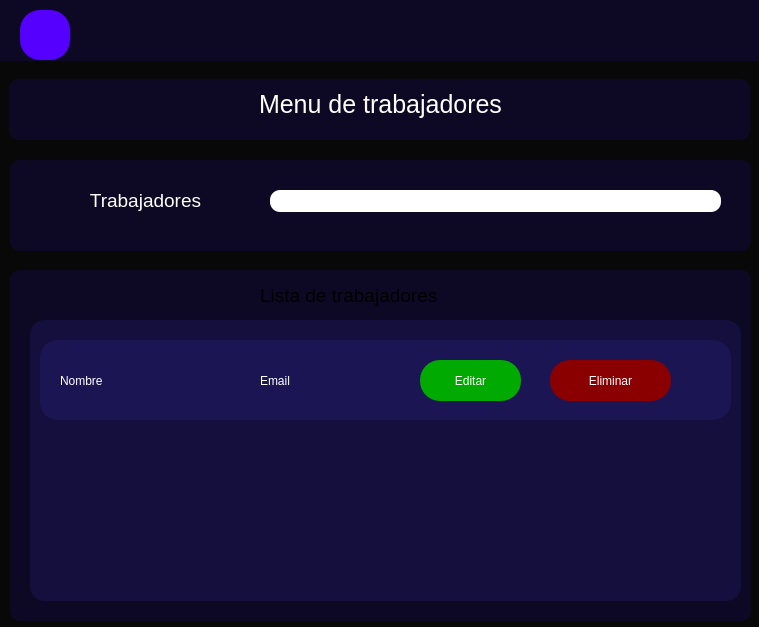
<?xml version="1.0" encoding="UTF-8"?>
<ui version="4.0">
 <class>main_trabajadores</class>
 <widget class="QWidget" name="main_trabajadores">
  <property name="windowModality">
   <enum>Qt::NonModal</enum>
  </property>
  <property name="enabled">
   <bool>true</bool>
  </property>
  <property name="geometry">
   <rect>
    <x>0</x>
    <y>0</y>
    <width>759</width>
    <height>627</height>
   </rect>
  </property>
  <property name="windowTitle">
   <string>Trabajadores</string>
  </property>
  <property name="windowIcon">
   <iconset theme="QIcon::ThemeIcon::AddressBookNew">
    <normaloff>.</normaloff>.</iconset>
  </property>
  <property name="windowOpacity">
   <double>10.000000000000000</double>
  </property>
  <property name="styleSheet">
   <string notr="true">*{
text-align: center; 
qproperty-alignment: AlignCenter;
}

#main_trabajadores{
background-color: rgb(8,8,8);
}</string>
  </property>
  <widget class="QFrame" name="frame_busquedad">
   <property name="geometry">
    <rect>
     <x>10</x>
     <y>160</y>
     <width>741</width>
     <height>91</height>
    </rect>
   </property>
   <property name="styleSheet">
    <string notr="true">background-color: rgb(13, 9, 36);
border-radius: 10;</string>
   </property>
   <property name="frameShape">
    <enum>QFrame::NoFrame</enum>
   </property>
   <widget class="QLineEdit" name="input_busquedad">
    <property name="geometry">
     <rect>
      <x>260</x>
      <y>30</y>
      <width>451</width>
      <height>22</height>
     </rect>
    </property>
    <property name="styleSheet">
     <string notr="true">#input_busquedad {
                background-color: #fff;
                color: #000;
}</string>
    </property>
   </widget>
   <widget class="QLabel" name="label_2">
    <property name="geometry">
     <rect>
      <x>60</x>
      <y>20</y>
      <width>151</width>
      <height>41</height>
     </rect>
    </property>
    <property name="font">
     <font>
      <pointsize>14</pointsize>
     </font>
    </property>
    <property name="focusPolicy">
     <enum>Qt::NoFocus</enum>
    </property>
    <property name="contextMenuPolicy">
     <enum>Qt::NoContextMenu</enum>
    </property>
    <property name="styleSheet">
     <string notr="true">color: #fff;</string>
    </property>
    <property name="frameShape">
     <enum>QFrame::NoFrame</enum>
    </property>
    <property name="text">
     <string>Trabajadores</string>
    </property>
    <property name="alignment">
     <set>Qt::AlignCenter</set>
    </property>
   </widget>
  </widget>
  <widget class="QFrame" name="frame_lista_trabajadores">
   <property name="geometry">
    <rect>
     <x>10</x>
     <y>270</y>
     <width>741</width>
     <height>351</height>
    </rect>
   </property>
   <property name="focusPolicy">
    <enum>Qt::NoFocus</enum>
   </property>
   <property name="styleSheet">
    <string notr="true">background-color: rgb(13, 9, 36);
border-radius: 10;</string>
   </property>
   <property name="frameShape">
    <enum>QFrame::NoFrame</enum>
   </property>
   <widget class="QLabel" name="label_3">
    <property name="geometry">
     <rect>
      <x>250</x>
      <y>10</y>
      <width>201</width>
      <height>31</height>
     </rect>
    </property>
    <property name="font">
     <font>
      <pointsize>14</pointsize>
     </font>
    </property>
    <property name="text">
     <string>Lista de trabajadores</string>
    </property>
   </widget>
   <widget class="QFrame" name="frame_lista">
    <property name="geometry">
     <rect>
      <x>20</x>
      <y>50</y>
      <width>711</width>
      <height>281</height>
     </rect>
    </property>
    <property name="styleSheet">
     <string notr="true">background-color: rgb(21, 15, 61);
border-radius: 15;</string>
    </property>
    <property name="frameShape">
     <enum>QFrame::NoFrame</enum>
    </property>
    <widget class="QFrame" name="frame_trabajadores">
     <property name="geometry">
      <rect>
       <x>10</x>
       <y>20</y>
       <width>691</width>
       <height>80</height>
      </rect>
     </property>
     <property name="styleSheet">
      <string notr="true">*{
background-color: rgb(28, 21, 84);
border-radius: 18;
}</string>
     </property>
     <property name="frameShape">
      <enum>QFrame::NoFrame</enum>
     </property>
     <widget class="QLabel" name="label_nombre_trabajadores">
      <property name="geometry">
       <rect>
        <x>20</x>
        <y>30</y>
        <width>121</width>
        <height>21</height>
       </rect>
      </property>
      <property name="styleSheet">
       <string notr="true">color: #fff;</string>
      </property>
      <property name="text">
       <string>Nombre</string>
      </property>
     </widget>
     <widget class="QLabel" name="label_email_trabajadores">
      <property name="geometry">
       <rect>
        <x>220</x>
        <y>30</y>
        <width>111</width>
        <height>21</height>
       </rect>
      </property>
      <property name="styleSheet">
       <string notr="true">color: #fff;</string>
      </property>
      <property name="text">
       <string>Email</string>
      </property>
     </widget>
     <widget class="QPushButton" name="push_eliminar">
      <property name="geometry">
       <rect>
        <x>510</x>
        <y>20</y>
        <width>121</width>
        <height>41</height>
       </rect>
      </property>
      <property name="styleSheet">
       <string notr="true">#push_eliminar{
background-color: rgb(138, 0, 0);
border-radius: 20px;
color: #fff;
}

#push_eliminar:hover{
background-color: rgb(255, 0, 0);
}</string>
      </property>
      <property name="text">
       <string>Eliminar</string>
      </property>
     </widget>
     <widget class="QPushButton" name="push_editar">
      <property name="geometry">
       <rect>
        <x>380</x>
        <y>20</y>
        <width>101</width>
        <height>41</height>
       </rect>
      </property>
      <property name="layoutDirection">
       <enum>Qt::LeftToRight</enum>
      </property>
      <property name="styleSheet">
       <string notr="true">#push_editar{
background-color: rgb(0, 170, 0);
border-radius: 20px;
color: #fff;
}

#push_editar:hover{
background-color: rgb(0, 247, 0);
}</string>
      </property>
      <property name="text">
       <string>Editar</string>
      </property>
     </widget>
    </widget>
   </widget>
  </widget>
  <widget class="QFrame" name="frame_3">
   <property name="geometry">
    <rect>
     <x>0</x>
     <y>0</y>
     <width>761</width>
     <height>61</height>
    </rect>
   </property>
   <property name="styleSheet">
    <string notr="true">background-color: rgb(13, 9, 36);</string>
   </property>
   <property name="frameShape">
    <enum>QFrame::NoFrame</enum>
   </property>
   <widget class="QPushButton" name="pushButton">
    <property name="geometry">
     <rect>
      <x>20</x>
      <y>10</y>
      <width>50</width>
      <height>50</height>
     </rect>
    </property>
    <property name="styleSheet">
     <string notr="true">background-color: rgb(85, 0, 255);
border-radius: 20;
padding: 3px;
font-size: 5px;
</string>
    </property>
    <property name="text">
     <string/>
    </property>
    <property name="icon">
     <iconset resource="resources/resources.qrc">
      <normaloff>:/icons/icons/discord.svg</normaloff>:/icons/icons/discord.svg</iconset>
    </property>
    <property name="iconSize">
     <size>
      <width>40</width>
      <height>40</height>
     </size>
    </property>
   </widget>
   <widget class="QPushButton" name="push_maxiniza">
    <property name="geometry">
     <rect>
      <x>670</x>
      <y>20</y>
      <width>31</width>
      <height>31</height>
     </rect>
    </property>
    <property name="styleSheet">
     <string notr="true">#push_maxiniza {
border: none;
	border-radius: 15px;
}

#push_maxiniza:hover {
	background-color: rgb(124, 124, 124);
}

#push_maxiniza:pressed {
	background-color: rgb(0, 0, 0);
}</string>
    </property>
    <property name="text">
     <string/>
    </property>
    <property name="icon">
     <iconset resource="resources/resources.qrc">
      <normaloff>:/icons/icons/maximize.svg</normaloff>:/icons/icons/maximize.svg</iconset>
    </property>
   </widget>
   <widget class="QPushButton" name="push_close">
    <property name="geometry">
     <rect>
      <x>710</x>
      <y>20</y>
      <width>31</width>
      <height>31</height>
     </rect>
    </property>
    <property name="styleSheet">
     <string notr="true">#push_close {
	border: none;
	border-radius: 15px;
}

#push_close:hover {
	background-color: rgb(124, 124, 124);
}

#push_close:pressed {
	background-color: red;
}</string>
    </property>
    <property name="text">
     <string/>
    </property>
    <property name="icon">
     <iconset resource="resources/resources.qrc">
      <normaloff>:/icons/icons/close.svg</normaloff>:/icons/icons/close.svg</iconset>
    </property>
   </widget>
   <widget class="QPushButton" name="push_miniza">
    <property name="geometry">
     <rect>
      <x>630</x>
      <y>20</y>
      <width>31</width>
      <height>31</height>
     </rect>
    </property>
    <property name="sizePolicy">
     <sizepolicy hsizetype="Fixed" vsizetype="Minimum">
      <horstretch>0</horstretch>
      <verstretch>0</verstretch>
     </sizepolicy>
    </property>
    <property name="cursor">
     <cursorShape>ArrowCursor</cursorShape>
    </property>
    <property name="layoutDirection">
     <enum>Qt::LeftToRight</enum>
    </property>
    <property name="styleSheet">
     <string notr="true">#push_miniza{
	border-radius: 15px;
border: none;
}

#push_miniza:hover {
	background-color: rgb(124, 124, 124);
}

#push_miniza:pressed {
	background-color: rgb(0, 0, 0);
}</string>
    </property>
    <property name="text">
     <string/>
    </property>
    <property name="icon">
     <iconset resource="resources/resources.qrc">
      <normaloff>:/icons/icons/minus.svg</normaloff>:/icons/icons/minus.svg</iconset>
    </property>
    <property name="autoDefault">
     <bool>false</bool>
    </property>
    <property name="default">
     <bool>false</bool>
    </property>
    <property name="flat">
     <bool>false</bool>
    </property>
   </widget>
  </widget>
  <widget class="QFrame" name="frame_titulo">
   <property name="geometry">
    <rect>
     <x>9</x>
     <y>79</y>
     <width>741</width>
     <height>61</height>
    </rect>
   </property>
   <property name="styleSheet">
    <string notr="true">background-color: rgb(13, 9, 36);
border-radius: 10;</string>
   </property>
   <property name="frameShape">
    <enum>QFrame::StyledPanel</enum>
   </property>
   <property name="frameShadow">
    <enum>QFrame::Raised</enum>
   </property>
   <widget class="QLabel" name="label">
    <property name="geometry">
     <rect>
      <x>250</x>
      <y>10</y>
      <width>281</width>
      <height>31</height>
     </rect>
    </property>
    <property name="styleSheet">
     <string notr="true">color: #fff;
font-size: 25px;</string>
    </property>
    <property name="text">
     <string>Menu de trabajadores</string>
    </property>
   </widget>
  </widget>
 </widget>
 <resources>
  <include location="resources/resources.qrc"/>
 </resources>
 <connections/>
</ui>
